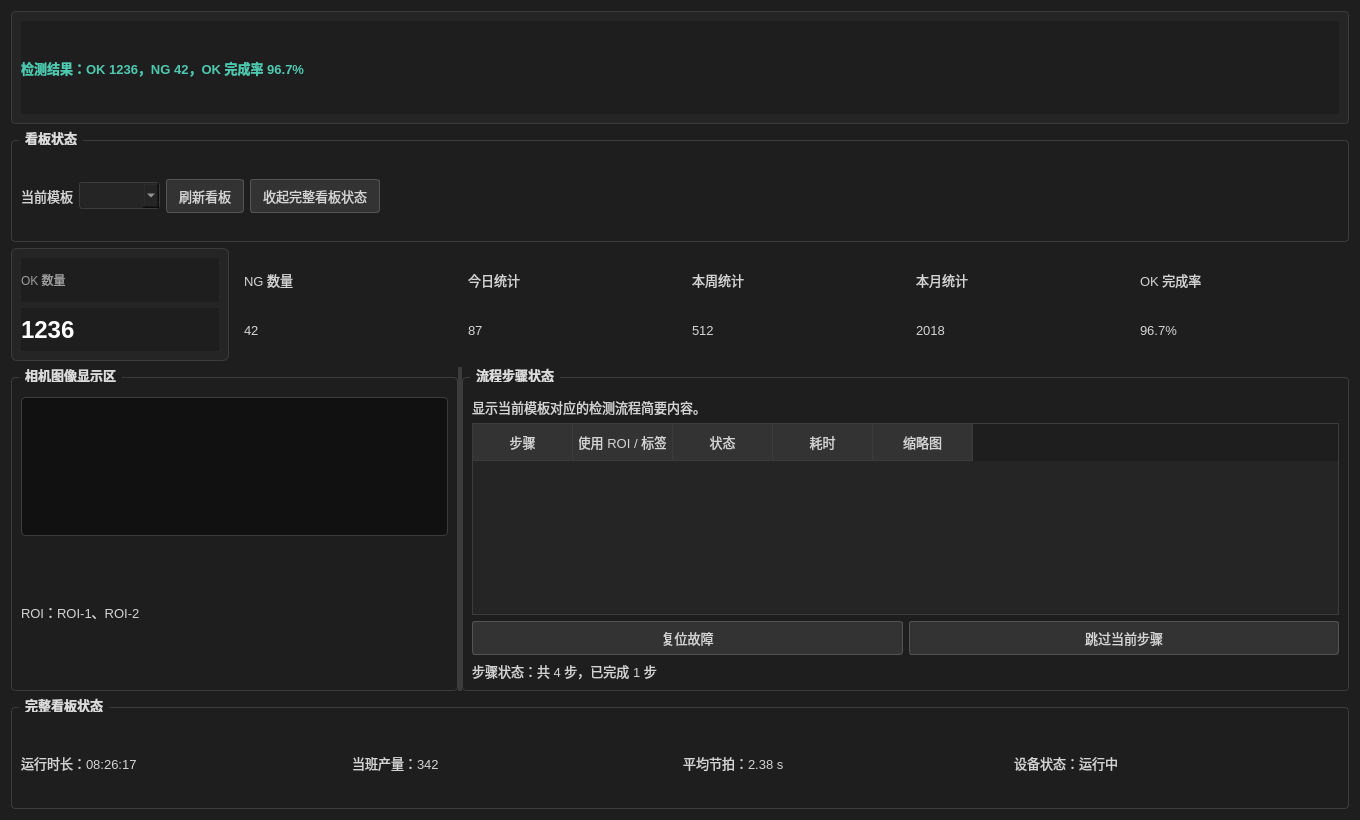
<?xml version="1.0" encoding="UTF-8"?>
<ui version="4.0">
 <class>RunDashboardPage</class>
 <widget class="QWidget" name="RunDashboardPage">
  <property name="geometry"><rect><x>0</x><y>0</y><width>1360</width><height>820</height></rect></property>
  <property name="styleSheet">
   <string notr="true">QWidget { background-color: #1e1e1e; color: #d4d4d4; font-family: "Microsoft YaHei", "Segoe UI"; font-size: 13px; }
QFrame#pageHeader { background-color: #252526; border: 1px solid #3c3c3c; border-radius: 4px; }
QLabel#pageResult { color: #4ec9b0; font-weight: 600; }
QLabel#pageTip { color: #9d9d9d; font-size: 12px; }
QGroupBox { border: 1px solid #3c3c3c; border-radius: 4px; margin-top: 10px; padding-top: 10px; font-weight: 600; }
QGroupBox::title { subcontrol-origin: margin; left: 8px; padding: 0 4px; color: #dcdcdc; }
QPushButton { background-color: #333333; border: 1px solid #555555; border-radius: 3px; padding: 6px 12px; color: #d4d4d4; }
QPushButton:hover { background-color: #3c3c3c; }
QComboBox { background-color: #252526; border: 1px solid #3c3c3c; border-radius: 3px; padding: 4px 6px; }
QFrame#statCard { background-color: #252526; border: 1px solid #3c3c3c; border-radius: 6px; }
QLabel#statCardTitle { color: #9d9d9d; font-size: 12px; }
QLabel#statCardValue { color: #ffffff; font-size: 24px; font-weight: 700; }
QTableWidget { background-color: #252526; alternate-background-color: #2a2a2b; border: 1px solid #3c3c3c; gridline-color: #3c3c3c; }
QHeaderView::section { background-color: #333333; color: #d4d4d4; border: none; border-right: 1px solid #3c3c3c; border-bottom: 1px solid #3c3c3c; padding: 6px; }
QSplitter::handle { background-color: #3c3c3c; }
QSplitter::handle:horizontal { width: 5px; }
QWidget#cameraView { background-color: #111111; border: 1px solid #3c3c3c; border-radius: 4px; }</string>
  </property>
  <layout class="QVBoxLayout" name="verticalLayout">
   <item>
    <widget class="QFrame" name="pageHeader">
     <layout class="QHBoxLayout" name="headerLayout">
      <item><widget class="QLabel" name="pageResult"><property name="text"><string>检测结果：OK 1236，NG 42，OK 完成率 96.7%</string></property></widget></item>
     </layout>
    </widget>
   </item>
   <item>
    <widget class="QGroupBox" name="templateGroup">
     <property name="title"><string>看板状态</string></property>
     <layout class="QHBoxLayout" name="templateLayout">
      <item><widget class="QLabel" name="templateLabel"><property name="text"><string>当前模板</string></property></widget></item>
      <item><widget class="QComboBox" name="templateCombo"/></item>
      <item><widget class="QPushButton" name="refreshButton"><property name="text"><string>刷新看板</string></property></widget></item>
      <item><widget class="QPushButton" name="fullBoardButton"><property name="text"><string>收起完整看板状态</string></property></widget></item>
      <item><spacer name="templateSpacer"><property name="orientation"><enum>Qt::Horizontal</enum></property><property name="sizeHint" stdset="0"><size><width>40</width><height>20</height></size></property></spacer></item>
     </layout>
    </widget>
   </item>
   <item>
    <layout class="QHBoxLayout" name="statsRow">
     <item>
      <widget class="QFrame" name="statCard">
       <layout class="QVBoxLayout" name="okLayout">
        <item><widget class="QLabel" name="statCardTitle"><property name="text"><string>OK 数量</string></property></widget></item>
        <item><widget class="QLabel" name="statCardValue"><property name="text"><string>1236</string></property></widget></item>
       </layout>
      </widget>
     </item>
     <item>
      <widget class="QFrame" name="statCard">
       <layout class="QVBoxLayout" name="ngLayout">
        <item><widget class="QLabel" name="statCardTitle"><property name="text"><string>NG 数量</string></property></widget></item>
        <item><widget class="QLabel" name="statCardValue"><property name="text"><string>42</string></property></widget></item>
       </layout>
      </widget>
     </item>
     <item>
      <widget class="QFrame" name="statCard">
       <layout class="QVBoxLayout" name="todayLayout">
        <item><widget class="QLabel" name="statCardTitle"><property name="text"><string>今日统计</string></property></widget></item>
        <item><widget class="QLabel" name="statCardValue"><property name="text"><string>87</string></property></widget></item>
       </layout>
      </widget>
     </item>
     <item>
      <widget class="QFrame" name="statCard">
       <layout class="QVBoxLayout" name="weekLayout">
        <item><widget class="QLabel" name="statCardTitle"><property name="text"><string>本周统计</string></property></widget></item>
        <item><widget class="QLabel" name="statCardValue"><property name="text"><string>512</string></property></widget></item>
       </layout>
      </widget>
     </item>
     <item>
      <widget class="QFrame" name="statCard">
       <layout class="QVBoxLayout" name="monthLayout">
        <item><widget class="QLabel" name="statCardTitle"><property name="text"><string>本月统计</string></property></widget></item>
        <item><widget class="QLabel" name="statCardValue"><property name="text"><string>2018</string></property></widget></item>
       </layout>
      </widget>
     </item>
     <item>
      <widget class="QFrame" name="statCard">
       <layout class="QVBoxLayout" name="rateLayout">
        <item><widget class="QLabel" name="statCardTitle"><property name="text"><string>OK 完成率</string></property></widget></item>
        <item><widget class="QLabel" name="statCardValue"><property name="text"><string>96.7%</string></property></widget></item>
       </layout>
      </widget>
     </item>
    </layout>
   </item>
   <item>
    <widget class="QSplitter" name="mainSplitter">
     <property name="orientation"><enum>Qt::Horizontal</enum></property>
     <widget class="QGroupBox" name="cameraGroup">
      <property name="title"><string>相机图像显示区</string></property>
      <layout class="QVBoxLayout" name="cameraLayout">
       <item><widget class="QWidget" name="cameraView"/></item>
       <item><widget class="QLabel" name="roiLabel"><property name="text"><string>ROI：ROI-1、ROI-2</string></property></widget></item>
      </layout>
     </widget>
     <widget class="QGroupBox" name="stepGroup">
      <property name="title"><string>流程步骤状态</string></property>
      <layout class="QVBoxLayout" name="stepLayout">
       <item><widget class="QLabel" name="stepHint"><property name="text"><string>显示当前模板对应的检测流程简要内容。</string></property></widget></item>
       <item>
        <widget class="QTableWidget" name="stepTable">
        <property name="columnCount"><number>5</number></property>
         <column><property name="text"><string>步骤</string></property></column>
         <column><property name="text"><string>使用 ROI / 标签</string></property></column>
         <column><property name="text"><string>状态</string></property></column>
         <column><property name="text"><string>耗时</string></property></column>
         <column><property name="text"><string>缩略图</string></property></column>
        </widget>
       </item>
       <item>
        <layout class="QHBoxLayout" name="stepActions">
         <item><widget class="QPushButton" name="resetFaultButton"><property name="text"><string>复位故障</string></property></widget></item>
         <item><widget class="QPushButton" name="skipStepButton"><property name="text"><string>跳过当前步骤</string></property></widget></item>
        </layout>
       </item>
       <item><widget class="QLabel" name="stepSummary"><property name="text"><string>步骤状态：共 4 步，已完成 1 步</string></property></widget></item>
      </layout>
     </widget>
    </widget>
   </item>
   <item>
    <widget class="QGroupBox" name="fullStatusGroup">
     <property name="title"><string>完整看板状态</string></property>
     <layout class="QHBoxLayout" name="fullStatusLayout">
      <item><widget class="QLabel" name="runtimeLabel"><property name="text"><string>运行时长：08:26:17</string></property></widget></item>
      <item><widget class="QLabel" name="shiftOutputLabel"><property name="text"><string>当班产量：342</string></property></widget></item>
      <item><widget class="QLabel" name="averageCycleLabel"><property name="text"><string>平均节拍：2.38 s</string></property></widget></item>
      <item><widget class="QLabel" name="deviceStateLabel"><property name="text"><string>设备状态：运行中</string></property></widget></item>
     </layout>
    </widget>
   </item>
  </layout>
 </widget>
 <resources/>
 <connections/>
</ui>
